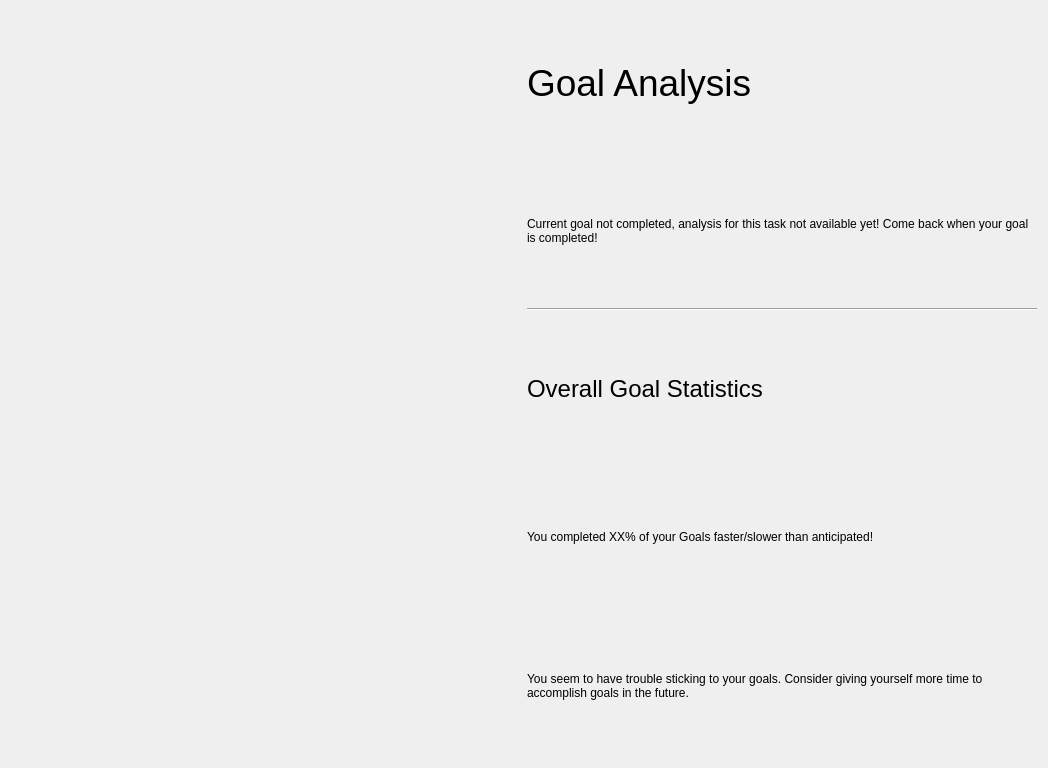
<?xml version="1.0" encoding="UTF-8"?>
<ui version="4.0">
 <class>Form</class>
 <widget class="QWidget" name="Form">
  <property name="geometry">
   <rect>
    <x>0</x>
    <y>0</y>
    <width>1048</width>
    <height>768</height>
   </rect>
  </property>
  <property name="windowTitle">
   <string>Form</string>
  </property>
  <layout class="QVBoxLayout" name="verticalLayout_2">
   <item>
    <layout class="QGridLayout" name="gridLayout_2"/>
   </item>
   <item>
    <layout class="QGridLayout" name="gridLayout">
     <item row="0" column="0">
      <widget class="QLabel" name="label">
       <property name="text">
        <string/>
       </property>
       <property name="pixmap">
        <pixmap>lightbulb.jpeg</pixmap>
       </property>
       <property name="scaledContents">
        <bool>true</bool>
       </property>
      </widget>
     </item>
     <item row="0" column="1">
      <layout class="QVBoxLayout" name="verticalLayout">
       <item>
        <widget class="QLabel" name="label_goalanalysis">
         <property name="font">
          <font>
           <pointsize>28</pointsize>
          </font>
         </property>
         <property name="text">
          <string>Goal Analysis</string>
         </property>
        </widget>
       </item>
       <item>
        <widget class="QLabel" name="label_stay1">
         <property name="text">
          <string>Current goal not completed, analysis for this task not available yet! Come back when your goal is completed!</string>
         </property>
         <property name="wordWrap">
          <bool>true</bool>
         </property>
        </widget>
       </item>
       <item>
        <widget class="Line" name="line">
         <property name="orientation">
          <enum>Qt::Horizontal</enum>
         </property>
        </widget>
       </item>
       <item>
        <widget class="QLabel" name="label_overall">
         <property name="font">
          <font>
           <pointsize>18</pointsize>
          </font>
         </property>
         <property name="text">
          <string>Overall Goal Statistics</string>
         </property>
        </widget>
       </item>
       <item>
        <widget class="QLabel" name="label_lowerlinetext_1">
         <property name="text">
          <string>You completed XX% of your Goals faster/slower than anticipated!</string>
         </property>
        </widget>
       </item>
       <item>
        <widget class="QLabel" name="label_lowerlinetext_2">
         <property name="text">
          <string>You seem to have trouble sticking to your goals. Consider giving yourself more time to accomplish goals in the future.</string>
         </property>
         <property name="wordWrap">
          <bool>true</bool>
         </property>
        </widget>
       </item>
      </layout>
     </item>
    </layout>
   </item>
  </layout>
 </widget>
 <resources/>
 <connections/>
</ui>
